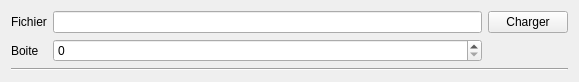
<?xml version="1.0" encoding="UTF-8"?>
<ui version="4.0">
 <class>ChannelEditor</class>
 <widget class="QWidget" name="ChannelEditor">
  <property name="geometry">
   <rect>
    <x>0</x>
    <y>0</y>
    <width>579</width>
    <height>80</height>
   </rect>
  </property>
  <property name="windowTitle">
   <string>Form</string>
  </property>
  <layout class="QVBoxLayout" name="verticalLayout">
   <item>
    <layout class="QGridLayout" name="gridLayout_2">
     <item row="0" column="1">
      <widget class="QLineEdit" name="lineEdit"/>
     </item>
     <item row="0" column="0">
      <widget class="QLabel" name="label">
       <property name="text">
        <string>Fichier</string>
       </property>
      </widget>
     </item>
     <item row="2" column="0">
      <widget class="QLabel" name="label_2">
       <property name="text">
        <string>Boite</string>
       </property>
      </widget>
     </item>
     <item row="2" column="1">
      <widget class="QSpinBox" name="spinBox"/>
     </item>
     <item row="0" column="2">
      <widget class="QPushButton" name="pushButton">
       <property name="text">
        <string>Charger</string>
       </property>
      </widget>
     </item>
    </layout>
   </item>
   <item>
    <widget class="Line" name="line">
     <property name="orientation">
      <enum>Qt::Horizontal</enum>
     </property>
    </widget>
   </item>
  </layout>
 </widget>
 <resources/>
 <connections>
  <connection>
   <sender>lineEdit</sender>
   <signal>textEdited(QString)</signal>
   <receiver>ChannelEditor</receiver>
   <slot>priv_setName(QString)</slot>
   <hints>
    <hint type="sourcelabel">
     <x>142</x>
     <y>27</y>
    </hint>
    <hint type="destinationlabel">
     <x>578</x>
     <y>41</y>
    </hint>
   </hints>
  </connection>
  <connection>
   <sender>spinBox</sender>
   <signal>valueChanged(int)</signal>
   <receiver>ChannelEditor</receiver>
   <slot>priv_setBox(int)</slot>
   <hints>
    <hint type="sourcelabel">
     <x>120</x>
     <y>46</y>
    </hint>
    <hint type="destinationlabel">
     <x>575</x>
     <y>2</y>
    </hint>
   </hints>
  </connection>
  <connection>
   <sender>ChannelEditor</sender>
   <signal>nameChanged(QString)</signal>
   <receiver>lineEdit</receiver>
   <slot>setText(QString)</slot>
   <hints>
    <hint type="sourcelabel">
     <x>22</x>
     <y>5</y>
    </hint>
    <hint type="destinationlabel">
     <x>90</x>
     <y>18</y>
    </hint>
   </hints>
  </connection>
  <connection>
   <sender>ChannelEditor</sender>
   <signal>boxChanged(int)</signal>
   <receiver>spinBox</receiver>
   <slot>setValue(int)</slot>
   <hints>
    <hint type="sourcelabel">
     <x>574</x>
     <y>75</y>
    </hint>
    <hint type="destinationlabel">
     <x>364</x>
     <y>50</y>
    </hint>
   </hints>
  </connection>
 </connections>
 <slots>
  <signal>nameChanged(QString)</signal>
  <signal>boxChanged(int)</signal>
  <slot>setBox(int)</slot>
  <slot>setName(QString)</slot>
  <slot>priv_setName(QString)</slot>
  <slot>priv_setBox(int)</slot>
 </slots>
</ui>
